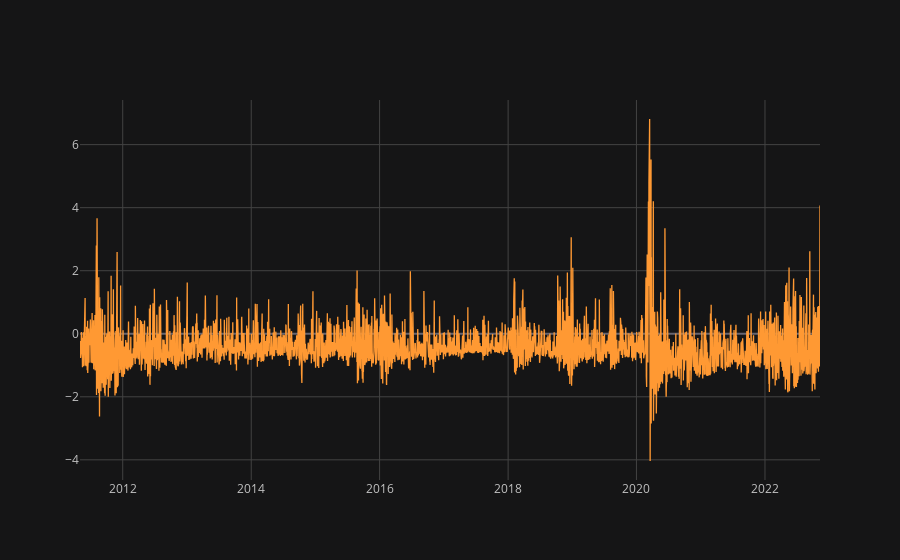

Notebook source saved alongside this figure:
### Code cell
gamma_dix_df['sp500 vix'].iplot(theme = 'solar')

### Figure 1 — Plotly figure (JSON) as saved in the notebook; plotly's stock layout.template omitted (floating-point values rounded to 4 significant figures; data arrays with more than 128 entries replaced by an {"elided": "..."} marker saying what was removed)
{"data": [{"line": {"color": "rgba(255, 153, 51, 1.0)", "dash": "solid", "shape": "linear", "width": 1.3}, "mode": "lines", "name": "sp500 vix", "text": "", "type": "scatter", "x": {"elided": "2903 str values"}, "y": {"elided": "2903 float values"}}], "layout": {"legend": {"bgcolor": "#151516", "font": {"color": "#D9D9D9"}}, "paper_bgcolor": "#151516", "plot_bgcolor": "#151516", "title": {"font": {"color": "#D9D9D9"}}, "xaxis": {"gridcolor": "#434343", "showgrid": true, "tickfont": {"color": "#C2C2C2"}, "title": {"font": {"color": "#D9D9D9"}, "text": ""}, "zerolinecolor": "#666570"}, "yaxis": {"gridcolor": "#434343", "showgrid": true, "tickfont": {"color": "#C2C2C2"}, "title": {"font": {"color": "#D9D9D9"}, "text": ""}, "zerolinecolor": "#666570"}}}
